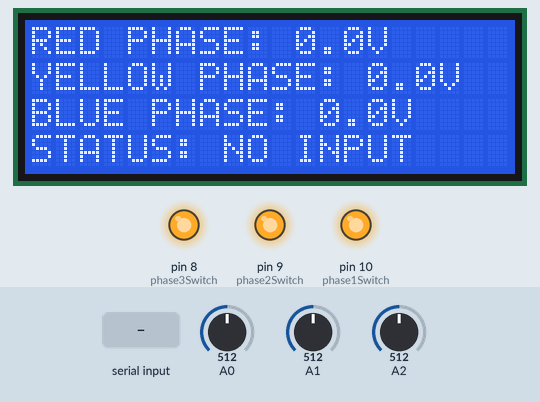
Bench run of a sketch on a simulated Arduino Uno, built with avr-gcc and run on an emulated ATmega328P. Parts: 20×4 character LCD, output pins drawn as LEDs (lit = HIGH). The test bench sets the inputs (shaded band); at power-on: A0 = 512, A1 = 512, A2 = 512. EEPROM starts erased; what the sketch prints to the serial monitor is not drawn.

Above: at 3.2 s.
3.3 s: "C" received over the second serial link
At 5.3 s:
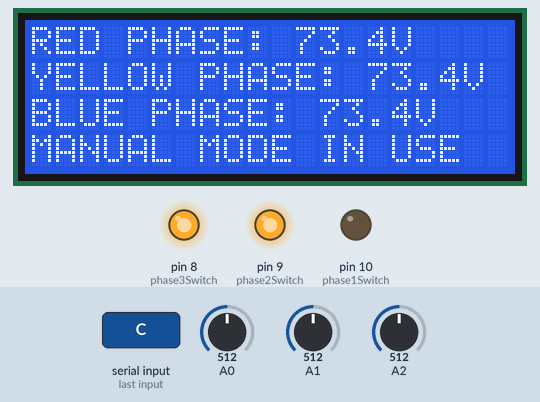
6.0 s: "D" received over the second serial link
At 7.5 s:
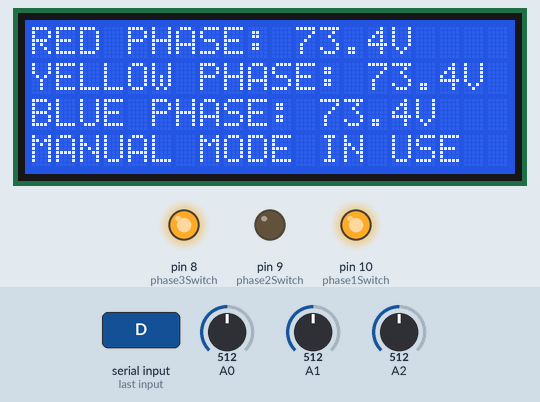
8.3 s: "E" received over the second serial link
At 9.6 s:
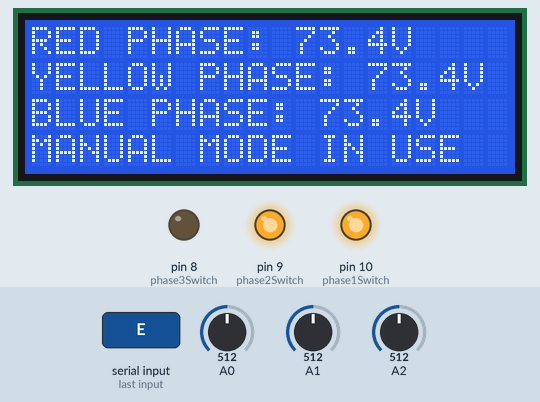
10.5 s: A0 set to 716
At 11.5 s:
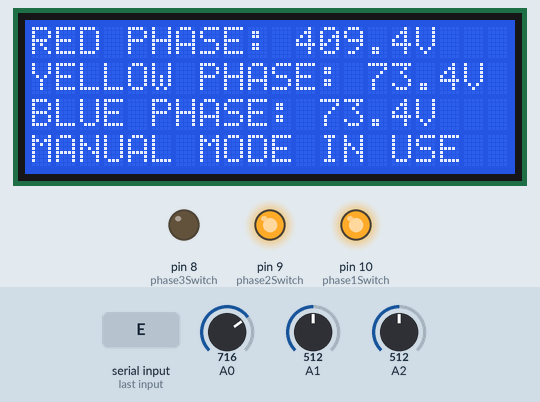
12.2 s: A1 set to 716
At 13.3 s:
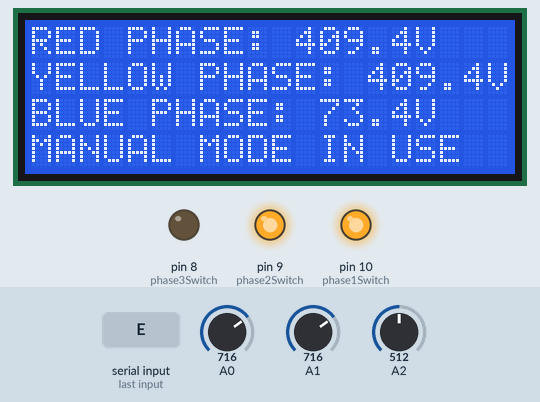
14.4 s: A2 set to 617
At 16.4 s:
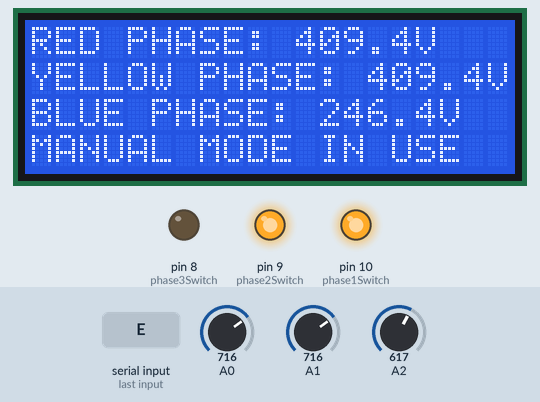
16.7 s: A2 set to 640
Timing chart, 0 to 23.1 s (numbered marks = the images above; inputs shaded):
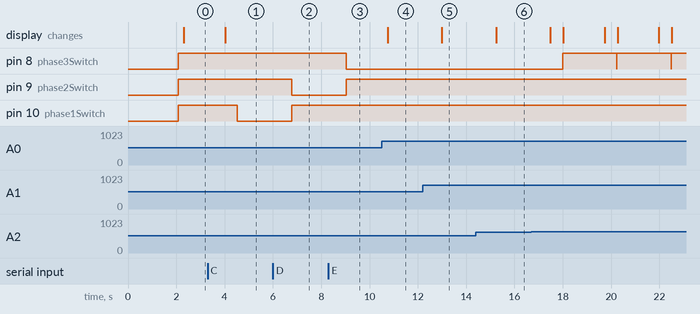

Measured:
- after the input at 3.3 s, pin 10 (phase1Switch): HIGH → LOW after 1.2 s; the display: changes after 0.73 s (image 1)
- after the input at 6.0 s, pin 9 (phase2Switch): HIGH → LOW after 0.78 s; pin 10 (phase1Switch): LOW → HIGH after 0.78 s
- after the input at 8.3 s, pin 8 (phase3Switch): HIGH → LOW after 0.72 s; pin 9 (phase2Switch): LOW → HIGH after 0.72 s
- after the input at 10.5 s, the display: changes after 0.26 s (image 4)
- after the input at 12.2 s, the display: changes after 0.80 s (image 5)
- after the input at 14.4 s, the display: changes after 0.84 s (image 6)
- after the input at 16.7 s, pin 8 (phase3Switch): alternates HIGH for 2.2 s and LOW for 0.01 s, starting after 1.3 s

The sketch:

ZMPT101B_Automatic_Three_Phase_Selector.ino
```cpp
#include <LiquidCrystal.h>
#include <EEPROM.h>
#include <SoftwareSerial.h>

SoftwareSerial bluetooth(11,12);
LiquidCrystal lcd(7, 6, 5, 4, 3, 2);

int phase1Switch = 10;
int phase2Switch = 9;
int phase3Switch = 8;
//ZMPT101B
double sensorValue1 = 0;
double sensorValue2 = 0;
double sensorValue3 = 0;
int val1[100];
int val2[100];
int val3[100];
int max_v1 = 0;
int max_v2 = 0;
int max_v3 = 0;
double VmaxD1 = 0;
double VmaxD2 = 0;
double VmaxD3 = 0;
double VeffD1 = 0;
double VeffD2 = 0;
double VeffD3 = 0;
double Veff1 = 0;
double Veff2 = 0;
double Veff3 = 0;
//
float phase1Vin = 0.0;
float phase2Vin = 0.0;
float phase3Vin = 0.0;
float phase1Prev = 0.0;
float phase2Prev = 0.0;
float phase3Prev = 0.0;
//
int phase1Count = 0;
int phase2Count = 0;
int phase3Count = 0;
//
int manual = 0;
//
unsigned char sample_count = 0;
//
void setup() {
  Serial.begin(9600);
  bluetooth.begin(9600);
  lcd.begin(20,4);
  pinMode(phase1Switch, OUTPUT);
  pinMode(phase2Switch, OUTPUT);
  pinMode(phase3Switch, OUTPUT);
  lcd.clear();
  lcd.setCursor(0,0);
  lcd.print("      AUTOMATIC     ");
  lcd.setCursor(0,1);
  lcd.print("     THREE PHASE    ");
  lcd.setCursor(0,2);
  lcd.print("       SELECTOR     ");
  lcd.setCursor(0,3);
  lcd.print("        SYSTEM      ");
  delay(2000);
  manual = EEPROM.read(0);
  if (manual > 3){
    manual = 0;
    EEPROM.write(0,0);
  }
  digitalWrite(phase1Switch, HIGH);
  digitalWrite(phase2Switch, HIGH);
  digitalWrite(phase3Switch, HIGH);
}

void loop() {
  if(bluetooth.available() > 0){
    String readtext = "";
    while(bluetooth.available())
    {
      char CharRead = bluetooth.read();
      readtext += CharRead;
    }
    delay(10);
    readtext.toUpperCase();
    Serial.println("Command: " + readtext);
    if (readtext.indexOf("C") >= 0){
      EEPROM.write(0,1);
      manual = 1;
    }
    if (readtext.indexOf("D") >= 0){
      EEPROM.write(0,2);
      manual = 2;
    }
    if (readtext.indexOf("E") >= 0){
      EEPROM.write(0,3);
      manual = 3;
    }
    if (readtext.indexOf("F") >= 0){
      manual = 0;
      EEPROM.write(0,0);
    }
  }
  else{
    // For zmpt101b voltage sensor module
    for ( int i = 0; i < 100; i++ ) {
      sensorValue1 = analogRead(A0);
      sensorValue2 = analogRead(A1);
      sensorValue3 = analogRead(A2);
      //
      if (analogRead(A0) > 511) {
        val1[i] = sensorValue1;
      }
      if (analogRead(A1) > 511) {
        val2[i] = sensorValue2;
      }
      if (analogRead(A2) > 511) {
        val3[i] = sensorValue3;
      }
      //
      if (analogRead(A0) <= 511) {
        val1[i] = 0;
      }
      if (analogRead(A1) <= 511) {
        val2[i] = 0;
      }
      if (analogRead(A2) <= 511) {
        val3[i] = 0;
      }
      delay(1);
    }
    max_v1 = 0;
    max_v2 = 0;
    max_v3 = 0;
    //
    for ( int i = 0; i < 100; i++ )
    {
      if (val1[i] > max_v1)
      {
        max_v1 = val1[i];
      }
      if (val2[i] > max_v2)
      {
        max_v2 = val2[i];
      }
      if (val3[i] > max_v3)
      {
        max_v3 = val3[i];
      }
      val1[i] = 0;
      val2[i] = 0;
      val3[i] = 0;
    }
    //
    if (max_v1 != 0) {
      VmaxD1 = max_v1;
      VeffD1 = VmaxD1 / sqrt(2);
      Veff1 = (((VeffD1 - 420.76) / -90.24) * -210.2) + 210.2;
    }
    if (max_v2 != 0) {
      VmaxD2 = max_v2;
      VeffD2 = VmaxD2 / sqrt(2);
      Veff2 = (((VeffD2 - 420.76) / -90.24) * -210.2) + 210.2;
    }
    if (max_v3 != 0) {
      VmaxD3 = max_v3;
      VeffD3 = VmaxD3 / sqrt(2);
      Veff3 = (((VeffD3 - 420.76) / -90.24) * -210.2) + 210.2;
    }
    //
    if (max_v1 == 0) {
      Veff1 = 0;
    }
    if (max_v2 == 0) {
      Veff2 = 0;
    }
    if (max_v3 == 0) {
      Veff3 = 0;
    }
    //
    VmaxD1 = 0;
    VmaxD2 = 0;
    VmaxD3 = 0;
    //
    phase1Vin = Veff1;
    phase2Vin = Veff2;
    phase3Vin = Veff3;
    //
    if(phase1Vin < 0){
      phase1Vin = 0;
    }
    if(phase2Vin < 0){
      phase2Vin = 0;
    }
    if(phase3Vin < 0){
      phase3Vin = 0;
    }
    //
    Serial.println("Phase1: " + String(phase1Vin) + ", Phase2: " + String(phase2Vin) + ", Phase3: " + String(phase3Vin));
    if(phase1Vin <= 180 && manual == 0){
      phase1Vin = 0;
    }
    if(phase2Vin <= 180 && manual == 0){
      phase2Vin = 0;
    }
    if(phase3Vin <= 180 && manual == 0){
      phase3Vin = 0;
    }
    //
    if(manual == 1){
      lcd.clear();
      lcd.setCursor(0,0);
      lcd.print("RED PHASE: " + String(phase1Vin,1) + "V ");
      lcd.setCursor(0,1);
      lcd.print("YELLOW PHASE: " + String(phase2Vin,1) + "V ");
      lcd.setCursor(0,2);
      lcd.print("BLUE PHASE: " + String(phase3Vin,1) + "V ");
      lcd.setCursor(0,3);
      lcd.print("MANUAL MODE IN USE");
      delay(500);
      digitalWrite(phase1Switch, LOW);
      digitalWrite(phase2Switch, HIGH);
      digitalWrite(phase3Switch, HIGH);
    }
    if(manual == 2){
      lcd.clear();
      lcd.setCursor(0,0);
      lcd.print("RED PHASE: " + String(phase1Vin,1) + "V ");
      lcd.setCursor(0,1);
      lcd.print("YELLOW PHASE: " + String(phase2Vin,1) + "V ");
      lcd.setCursor(0,2);
      lcd.print("BLUE PHASE: " + String(phase3Vin,1) + "V ");
      lcd.setCursor(0,3);
      lcd.print("MANUAL MODE IN USE");
      delay(500);
      digitalWrite(phase1Switch, HIGH);
      digitalWrite(phase2Switch, LOW);
      digitalWrite(phase3Switch, HIGH);
    }
    if(manual == 3){
      lcd.clear();
      lcd.setCursor(0,0);
      lcd.print("RED PHASE: " + String(phase1Vin,1) + "V ");
      lcd.setCursor(0,1);
      lcd.print("YELLOW PHASE: " + String(phase2Vin,1) + "V ");
      lcd.setCursor(0,2);
      lcd.print("BLUE PHASE: " + String(phase3Vin,1) + "V ");
      lcd.setCursor(0,3);
      lcd.print("MANUAL MODE IN USE");
      delay(500);
      digitalWrite(phase1Switch, HIGH);
      digitalWrite(phase2Switch, HIGH);
      digitalWrite(phase3Switch, LOW);
    }
    if(phase1Vin > 270 && phase2Vin > 270 && phase3Vin > 270){
      lcd.clear();
      lcd.setCursor(0,0);
      lcd.print("RED PHASE: " + String(phase1Vin,1) + "V ");
      lcd.setCursor(0,1);
      lcd.print("YELLOW PHASE: " + String(phase2Vin,1) + "V ");
      lcd.setCursor(0,2);
      lcd.print("BLUE PHASE: " + String(phase3Vin,1) + "V ");
      lcd.setCursor(0,3);
      lcd.print("STATUS: HIGH INPUT  ");
      digitalWrite(phase1Switch, HIGH);
      digitalWrite(phase2Switch, HIGH);
      digitalWrite(phase3Switch, HIGH);
    }
    if(phase1Vin > 270){
      digitalWrite(phase1Switch, HIGH);
    }
    if(phase2Vin > 270){
      digitalWrite(phase2Switch, HIGH);
    }
    if(phase3Vin > 270){
      digitalWrite(phase3Switch, HIGH);
    }
    if(phase1Vin == 0 && phase2Vin == 0 && phase3Vin == 0){
      lcd.clear();
      lcd.setCursor(0,0);
      lcd.print("RED PHASE: " + String(phase1Vin,1) + "V ");
      lcd.setCursor(0,1);
      lcd.print("YELLOW PHASE: " + String(phase2Vin,1) + "V ");
      lcd.setCursor(0,2);
      lcd.print("BLUE PHASE: " + String(phase3Vin,1) + "V ");
      lcd.setCursor(0,3);
      lcd.print("STATUS: NO INPUT    ");
    }
    //
    if(phase1Vin >= phase2Vin && phase1Vin >= phase3Vin && phase1Vin > 150 && phase1Vin <= 270 && manual == 0){
      lcd.clear();
      lcd.setCursor(0,0);
      lcd.print("RED PHASE: " + String(phase1Vin,1) + "V ");
      lcd.setCursor(0,1);
      lcd.print("YELLOW PHASE: " + String(phase2Vin,1) + "V ");
      lcd.setCursor(0,2);
      lcd.print("BLUE PHASE: " + String(phase3Vin,1) + "V ");
      lcd.setCursor(0,3);
      lcd.print("IN USE: RED PHASE");
      delay(500);
      digitalWrite(phase1Switch, LOW);
      digitalWrite(phase2Switch, HIGH);
      digitalWrite(phase3Switch, HIGH);
    }
    if(phase2Vin >= phase1Vin && phase2Vin >= phase3Vin && phase2Vin > 150 && phase2Vin <= 270 && manual == 0){
      lcd.clear();
      lcd.setCursor(0,0);
      lcd.print("RED PHASE: " + String(phase1Vin,1) + "V ");
      lcd.setCursor(0,1);
      lcd.print("YELLOW PHASE: " + String(phase2Vin,1) + "V ");
      lcd.setCursor(0,2);
      lcd.print("BLUE PHASE: " + String(phase3Vin,1) + "V ");
      lcd.setCursor(0,3);
      lcd.print("IN USE: YELLOW PHASE");
      delay(500);
      digitalWrite(phase1Switch, HIGH);
      digitalWrite(phase2Switch, LOW);
      digitalWrite(phase3Switch, HIGH);
    }
    if(phase3Vin >= phase1Vin && phase3Vin >= phase2Vin && phase3Vin > 150 && phase3Vin <= 270 && manual == 0){
      lcd.clear();
      lcd.setCursor(0,0);
      lcd.print("RED PHASE: " + String(phase1Vin,1) + "V ");
      lcd.setCursor(0,1);
      lcd.print("YELLOW PHASE: " + String(phase2Vin,1) + "V ");
      lcd.setCursor(0,2);
      lcd.print("BLUE PHASE: " + String(phase3Vin,1) + "V ");
      lcd.setCursor(0,3);
      lcd.print("IN USE: BLUE PHASE");
      delay(500);
      digitalWrite(phase1Switch, HIGH);
      digitalWrite(phase2Switch, HIGH);
      digitalWrite(phase3Switch, LOW);
    }
    //
    if(phase1Vin > 270){
      digitalWrite(phase1Switch, HIGH);
    }
    if(phase2Vin > 270){
      digitalWrite(phase2Switch, HIGH);
    }
    if(phase3Vin > 270){
      digitalWrite(phase3Switch, HIGH);
    }
    if(phase1Vin > 270){
      digitalWrite(phase1Switch, HIGH);
    }
    if(phase2Vin > 270){
      digitalWrite(phase2Switch, HIGH);
    }
    if(phase3Vin > 270){
      digitalWrite(phase3Switch, HIGH);
    }
    bluetooth.println("G" + String(phase1Vin) + "H" + String(phase2Vin) + "I" + String(phase3Vin));
    delay(1500);
  }
}
```
